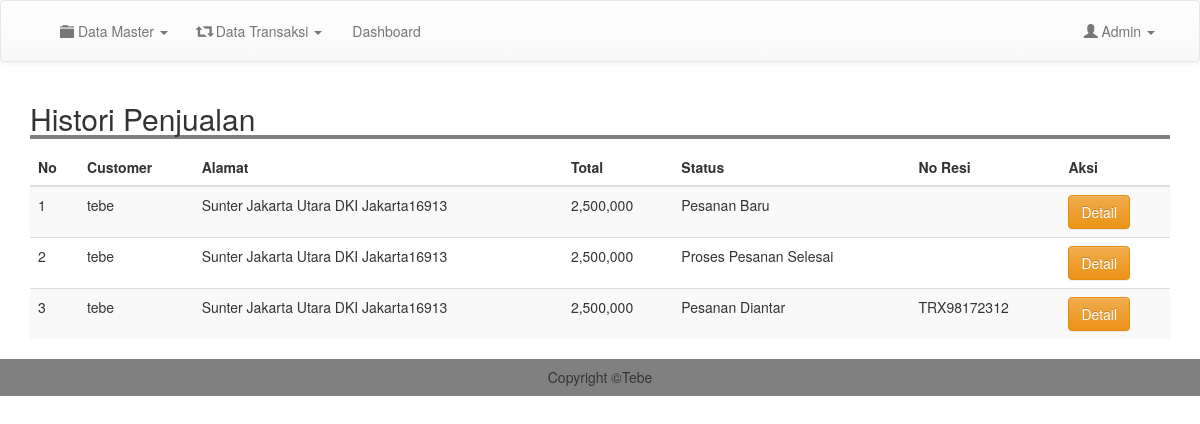
Screenshot of /Admin/histori_order.php (signed in) with the database file from the repository.
### tables this page shows
CREATE TABLE `transaksi` (
  `id` int(11) NOT NULL,
  `id_customer` int(11) NOT NULL,
  `total` int(11) NOT NULL,
  `status` smallint(6) NOT NULL,
  `tanggal` datetime NOT NULL,
  `provinsi` varchar(255) NOT NULL,
  `kota` varchar(255) NOT NULL,
  `kodepos` varchar(255) NOT NULL,
  `alamat` varchar(255) NOT NULL,
  `no_resi` varchar(20) DEFAULT NULL
);

CREATE TABLE `users` (
  `id` int(11) NOT NULL,
  `nama` varchar(255) NOT NULL,
  `email` varchar(255) NOT NULL,
  `username` varchar(255) NOT NULL,
  `password` varchar(255) NOT NULL,
  `telp` varchar(255) DEFAULT NULL,
  `role` tinyint(4) NOT NULL
);

### Admin/histori_order.php (the view, shortened to what this page needs)
<?php
include 'layout/header.php';
?>
<div class="container">
  <h2 style="width: 100%; border-bottom: 4px solid gray;">Histori Penjualan</h2>
  <table class="table table-striped">
    <thead>
      <tr>
        <th scope="col">No</th>
        <th scope="col">Customer</th>
        <th scope="col">Alamat</th>
        <th scope="col">Total</th>
        <th scope="col">Status</th>
        <th scope="col">No Resi</th>
        <th scope="col">Aksi</th>
      </tr>
    </thead>
    <tbody>
      <?php
      $order = mysqli_query($conn, "SELECT u.nama as nama, t.* FROM transaksi t INNER JOIN users u on t.id_customer = u.id");
      $no = 1;
      while ($row = mysqli_fetch_assoc($order)) {
        $id_order = $row['id'];
        $alamat = $row['alamat'] . ' ' . $row['kota'] . ' ' . $row['provinsi'] . '' . $row['kodepos'];
        switch ($row['status']) {
          case '0':
            $status = 'Pesanan Baru';
            break;
          case '2':
            $status = 'Proses Pesanan Selesai';
            break;
          case '3':
            $status = 'Pesanan Diantar';
            break;
        }
        ?>
        <tr>
          <td><?= $no ?></td>
          <td><?= $row['nama'] ?></td>
          <td><?= $alamat ?></td>
          <td><?= number_format($row['total']) ?></td>
          <td><?= $status ?></td>
          <td><?= $row['no_resi'] == null ? '' : $row['no_resi'] ?></td>
          <td>
            <a href="detail_order.php?id=<?= $id_order ?>" class="btn btn-warning">Detail</a>
          </td>
        </tr>
      <?php
          $no++;
        }
      ?>
    </tbody>
  </table>
</div>
<?php
include 'layout/footer.php';
?>

### assets/css/style.css (style rules this page uses)
body { margin:0; padding: 0; }

### rows the page displays
transaksi: users.nama "tebe", alamat "Sunter Jakarta Utara DKI Jakarta16913", total "2,500,000", status "Pesanan Baru"
transaksi: users.nama "tebe", alamat "Sunter Jakarta Utara DKI Jakarta16913", total "2,500,000", status "Proses Pesanan Selesai"
transaksi: users.nama "tebe", alamat "Sunter Jakarta Utara DKI Jakarta16913", total "2,500,000", status "Pesanan Diantar", no_resi "TRX98172312"
